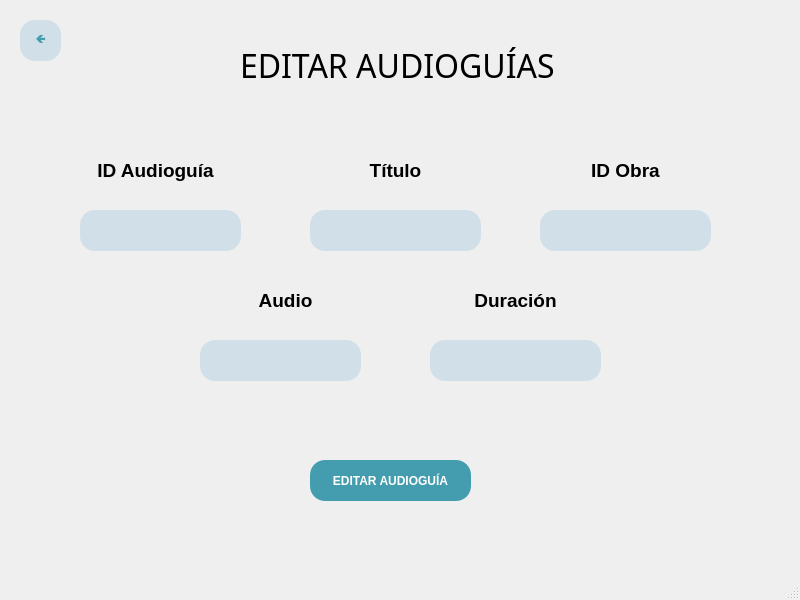
<?xml version="1.0" encoding="UTF-8"?>
<ui version="4.0">
 <class>MainWindow</class>
 <widget class="QMainWindow" name="MainWindow">
  <property name="geometry">
   <rect>
    <x>0</x>
    <y>0</y>
    <width>800</width>
    <height>600</height>
   </rect>
  </property>
  <property name="windowTitle">
   <string>MainWindow</string>
  </property>
  <widget class="QWidget" name="centralwidget">
   <widget class="QPushButton" name="BotonEditarAudioguia">
    <property name="geometry">
     <rect>
      <x>310</x>
      <y>460</y>
      <width>161</width>
      <height>41</height>
     </rect>
    </property>
    <property name="palette">
     <palette>
      <active>
       <colorrole role="WindowText">
        <brush brushstyle="SolidPattern">
         <color alpha="255">
          <red>255</red>
          <green>255</green>
          <blue>255</blue>
         </color>
        </brush>
       </colorrole>
       <colorrole role="Button">
        <brush brushstyle="SolidPattern">
         <color alpha="255">
          <red>67</red>
          <green>157</green>
          <blue>175</blue>
         </color>
        </brush>
       </colorrole>
       <colorrole role="Text">
        <brush brushstyle="SolidPattern">
         <color alpha="255">
          <red>255</red>
          <green>255</green>
          <blue>255</blue>
         </color>
        </brush>
       </colorrole>
       <colorrole role="ButtonText">
        <brush brushstyle="SolidPattern">
         <color alpha="255">
          <red>255</red>
          <green>255</green>
          <blue>255</blue>
         </color>
        </brush>
       </colorrole>
       <colorrole role="Base">
        <brush brushstyle="SolidPattern">
         <color alpha="255">
          <red>67</red>
          <green>157</green>
          <blue>175</blue>
         </color>
        </brush>
       </colorrole>
       <colorrole role="Window">
        <brush brushstyle="SolidPattern">
         <color alpha="255">
          <red>67</red>
          <green>157</green>
          <blue>175</blue>
         </color>
        </brush>
       </colorrole>
      </active>
      <inactive>
       <colorrole role="WindowText">
        <brush brushstyle="SolidPattern">
         <color alpha="255">
          <red>255</red>
          <green>255</green>
          <blue>255</blue>
         </color>
        </brush>
       </colorrole>
       <colorrole role="Button">
        <brush brushstyle="SolidPattern">
         <color alpha="255">
          <red>67</red>
          <green>157</green>
          <blue>175</blue>
         </color>
        </brush>
       </colorrole>
       <colorrole role="Text">
        <brush brushstyle="SolidPattern">
         <color alpha="255">
          <red>255</red>
          <green>255</green>
          <blue>255</blue>
         </color>
        </brush>
       </colorrole>
       <colorrole role="ButtonText">
        <brush brushstyle="SolidPattern">
         <color alpha="255">
          <red>255</red>
          <green>255</green>
          <blue>255</blue>
         </color>
        </brush>
       </colorrole>
       <colorrole role="Base">
        <brush brushstyle="SolidPattern">
         <color alpha="255">
          <red>67</red>
          <green>157</green>
          <blue>175</blue>
         </color>
        </brush>
       </colorrole>
       <colorrole role="Window">
        <brush brushstyle="SolidPattern">
         <color alpha="255">
          <red>67</red>
          <green>157</green>
          <blue>175</blue>
         </color>
        </brush>
       </colorrole>
      </inactive>
      <disabled>
       <colorrole role="WindowText">
        <brush brushstyle="SolidPattern">
         <color alpha="255">
          <red>255</red>
          <green>255</green>
          <blue>255</blue>
         </color>
        </brush>
       </colorrole>
       <colorrole role="Button">
        <brush brushstyle="SolidPattern">
         <color alpha="255">
          <red>67</red>
          <green>157</green>
          <blue>175</blue>
         </color>
        </brush>
       </colorrole>
       <colorrole role="Text">
        <brush brushstyle="SolidPattern">
         <color alpha="255">
          <red>255</red>
          <green>255</green>
          <blue>255</blue>
         </color>
        </brush>
       </colorrole>
       <colorrole role="ButtonText">
        <brush brushstyle="SolidPattern">
         <color alpha="255">
          <red>255</red>
          <green>255</green>
          <blue>255</blue>
         </color>
        </brush>
       </colorrole>
       <colorrole role="Base">
        <brush brushstyle="SolidPattern">
         <color alpha="255">
          <red>67</red>
          <green>157</green>
          <blue>175</blue>
         </color>
        </brush>
       </colorrole>
       <colorrole role="Window">
        <brush brushstyle="SolidPattern">
         <color alpha="255">
          <red>67</red>
          <green>157</green>
          <blue>175</blue>
         </color>
        </brush>
       </colorrole>
      </disabled>
     </palette>
    </property>
    <property name="cursor">
     <cursorShape>PointingHandCursor</cursorShape>
    </property>
    <property name="styleSheet">
     <string notr="true">background-color: rgb(67, 157, 175);
color: rgb(255, 255, 255);
font-weight: bold;
font-family: 'Verdana';
border-radius: 15px;</string>
    </property>
    <property name="text">
     <string>EDITAR AUDIOGUÍA</string>
    </property>
   </widget>
   <widget class="QLabel" name="Titulo">
    <property name="geometry">
     <rect>
      <x>240</x>
      <y>20</y>
      <width>351</width>
      <height>91</height>
     </rect>
    </property>
    <property name="font">
     <font>
      <family>Bell MT</family>
      <pointsize>24</pointsize>
      <weight>50</weight>
      <bold>false</bold>
     </font>
    </property>
    <property name="text">
     <string>EDITAR AUDIOGUÍAS</string>
    </property>
   </widget>
   <widget class="QLineEdit" name="IDObra_entrada">
    <property name="geometry">
     <rect>
      <x>540</x>
      <y>210</y>
      <width>171</width>
      <height>41</height>
     </rect>
    </property>
    <property name="styleSheet">
     <string notr="true">border-radius: 15px;
background-color: rgb(208, 223, 232);</string>
    </property>
   </widget>
   <widget class="QLineEdit" name="Audio_entrada">
    <property name="geometry">
     <rect>
      <x>200</x>
      <y>340</y>
      <width>161</width>
      <height>41</height>
     </rect>
    </property>
    <property name="styleSheet">
     <string notr="true">border-radius: 15px;
background-color: rgb(208, 223, 232);</string>
    </property>
   </widget>
   <widget class="QLineEdit" name="Titulo_entrada">
    <property name="geometry">
     <rect>
      <x>310</x>
      <y>210</y>
      <width>171</width>
      <height>41</height>
     </rect>
    </property>
    <property name="styleSheet">
     <string notr="true">border-radius: 15px;
background-color: rgb(208, 223, 232);</string>
    </property>
   </widget>
   <widget class="QLabel" name="label">
    <property name="geometry">
     <rect>
      <x>50</x>
      <y>150</y>
      <width>211</width>
      <height>41</height>
     </rect>
    </property>
    <property name="text">
     <string>&lt;html&gt;&lt;head/&gt;&lt;body&gt;&lt;p align=&quot;center&quot;&gt;&lt;span style=&quot; font-size:14pt; font-weight:600;&quot;&gt;ID Audioguía&lt;/span&gt;&lt;/p&gt;&lt;/body&gt;&lt;/html&gt;</string>
    </property>
   </widget>
   <widget class="QLabel" name="label_2">
    <property name="geometry">
     <rect>
      <x>180</x>
      <y>280</y>
      <width>211</width>
      <height>41</height>
     </rect>
    </property>
    <property name="text">
     <string>&lt;html&gt;&lt;head/&gt;&lt;body&gt;&lt;p align=&quot;center&quot;&gt;&lt;span style=&quot; font-size:14pt; font-weight:600;&quot;&gt;Audio&lt;/span&gt;&lt;/p&gt;&lt;/body&gt;&lt;/html&gt;</string>
    </property>
   </widget>
   <widget class="QLabel" name="label_3">
    <property name="geometry">
     <rect>
      <x>290</x>
      <y>150</y>
      <width>211</width>
      <height>41</height>
     </rect>
    </property>
    <property name="text">
     <string>&lt;html&gt;&lt;head/&gt;&lt;body&gt;&lt;p align=&quot;center&quot;&gt;&lt;span style=&quot; font-size:14pt; font-weight:600;&quot;&gt;Título&lt;/span&gt;&lt;/p&gt;&lt;/body&gt;&lt;/html&gt;</string>
    </property>
   </widget>
   <widget class="QLabel" name="label_8">
    <property name="geometry">
     <rect>
      <x>410</x>
      <y>280</y>
      <width>211</width>
      <height>41</height>
     </rect>
    </property>
    <property name="text">
     <string>&lt;html&gt;&lt;head/&gt;&lt;body&gt;&lt;p align=&quot;center&quot;&gt;&lt;span style=&quot; font-size:14pt; font-weight:600;&quot;&gt;Duración&lt;/span&gt;&lt;/p&gt;&lt;/body&gt;&lt;/html&gt;</string>
    </property>
   </widget>
   <widget class="QLineEdit" name="IDIDAudioguia_entrada">
    <property name="geometry">
     <rect>
      <x>80</x>
      <y>210</y>
      <width>161</width>
      <height>41</height>
     </rect>
    </property>
    <property name="styleSheet">
     <string notr="true">border-radius: 15px;
background-color: rgb(208, 223, 232);</string>
    </property>
   </widget>
   <widget class="QLabel" name="label_4">
    <property name="geometry">
     <rect>
      <x>520</x>
      <y>150</y>
      <width>211</width>
      <height>41</height>
     </rect>
    </property>
    <property name="text">
     <string>&lt;html&gt;&lt;head/&gt;&lt;body&gt;&lt;p align=&quot;center&quot;&gt;&lt;span style=&quot; font-size:14pt; font-weight:600;&quot;&gt;ID Obra&lt;/span&gt;&lt;/p&gt;&lt;/body&gt;&lt;/html&gt;</string>
    </property>
   </widget>
   <widget class="QLineEdit" name="Duracion_entrada">
    <property name="geometry">
     <rect>
      <x>430</x>
      <y>340</y>
      <width>171</width>
      <height>41</height>
     </rect>
    </property>
    <property name="styleSheet">
     <string notr="true">border-radius: 15px;
background-color: rgb(208, 223, 232);</string>
    </property>
   </widget>
   <widget class="QPushButton" name="BotonHome">
    <property name="geometry">
     <rect>
      <x>20</x>
      <y>20</y>
      <width>41</width>
      <height>41</height>
     </rect>
    </property>
    <property name="palette">
     <palette>
      <active>
       <colorrole role="WindowText">
        <brush brushstyle="SolidPattern">
         <color alpha="255">
          <red>67</red>
          <green>157</green>
          <blue>175</blue>
         </color>
        </brush>
       </colorrole>
       <colorrole role="Button">
        <brush brushstyle="SolidPattern">
         <color alpha="255">
          <red>208</red>
          <green>223</green>
          <blue>232</blue>
         </color>
        </brush>
       </colorrole>
       <colorrole role="Text">
        <brush brushstyle="SolidPattern">
         <color alpha="255">
          <red>67</red>
          <green>157</green>
          <blue>175</blue>
         </color>
        </brush>
       </colorrole>
       <colorrole role="ButtonText">
        <brush brushstyle="SolidPattern">
         <color alpha="255">
          <red>67</red>
          <green>157</green>
          <blue>175</blue>
         </color>
        </brush>
       </colorrole>
       <colorrole role="Base">
        <brush brushstyle="SolidPattern">
         <color alpha="255">
          <red>208</red>
          <green>223</green>
          <blue>232</blue>
         </color>
        </brush>
       </colorrole>
       <colorrole role="Window">
        <brush brushstyle="SolidPattern">
         <color alpha="255">
          <red>208</red>
          <green>223</green>
          <blue>232</blue>
         </color>
        </brush>
       </colorrole>
      </active>
      <inactive>
       <colorrole role="WindowText">
        <brush brushstyle="SolidPattern">
         <color alpha="255">
          <red>67</red>
          <green>157</green>
          <blue>175</blue>
         </color>
        </brush>
       </colorrole>
       <colorrole role="Button">
        <brush brushstyle="SolidPattern">
         <color alpha="255">
          <red>208</red>
          <green>223</green>
          <blue>232</blue>
         </color>
        </brush>
       </colorrole>
       <colorrole role="Text">
        <brush brushstyle="SolidPattern">
         <color alpha="255">
          <red>67</red>
          <green>157</green>
          <blue>175</blue>
         </color>
        </brush>
       </colorrole>
       <colorrole role="ButtonText">
        <brush brushstyle="SolidPattern">
         <color alpha="255">
          <red>67</red>
          <green>157</green>
          <blue>175</blue>
         </color>
        </brush>
       </colorrole>
       <colorrole role="Base">
        <brush brushstyle="SolidPattern">
         <color alpha="255">
          <red>208</red>
          <green>223</green>
          <blue>232</blue>
         </color>
        </brush>
       </colorrole>
       <colorrole role="Window">
        <brush brushstyle="SolidPattern">
         <color alpha="255">
          <red>208</red>
          <green>223</green>
          <blue>232</blue>
         </color>
        </brush>
       </colorrole>
      </inactive>
      <disabled>
       <colorrole role="WindowText">
        <brush brushstyle="SolidPattern">
         <color alpha="255">
          <red>67</red>
          <green>157</green>
          <blue>175</blue>
         </color>
        </brush>
       </colorrole>
       <colorrole role="Button">
        <brush brushstyle="SolidPattern">
         <color alpha="255">
          <red>208</red>
          <green>223</green>
          <blue>232</blue>
         </color>
        </brush>
       </colorrole>
       <colorrole role="Text">
        <brush brushstyle="SolidPattern">
         <color alpha="255">
          <red>67</red>
          <green>157</green>
          <blue>175</blue>
         </color>
        </brush>
       </colorrole>
       <colorrole role="ButtonText">
        <brush brushstyle="SolidPattern">
         <color alpha="255">
          <red>67</red>
          <green>157</green>
          <blue>175</blue>
         </color>
        </brush>
       </colorrole>
       <colorrole role="Base">
        <brush brushstyle="SolidPattern">
         <color alpha="255">
          <red>208</red>
          <green>223</green>
          <blue>232</blue>
         </color>
        </brush>
       </colorrole>
       <colorrole role="Window">
        <brush brushstyle="SolidPattern">
         <color alpha="255">
          <red>208</red>
          <green>223</green>
          <blue>232</blue>
         </color>
        </brush>
       </colorrole>
      </disabled>
     </palette>
    </property>
    <property name="cursor">
     <cursorShape>PointingHandCursor</cursorShape>
    </property>
    <property name="styleSheet">
     <string notr="true">background-color: rgb(208, 223, 232);
color:rgb(67, 157, 175);
font-weight: bold;
font-family: 'Verdana';
border-radius: 15px;</string>
    </property>
    <property name="text">
     <string>🡸</string>
    </property>
   </widget>
  </widget>
  <widget class="QMenuBar" name="menubar">
   <property name="geometry">
    <rect>
     <x>0</x>
     <y>0</y>
     <width>800</width>
     <height>21</height>
    </rect>
   </property>
  </widget>
  <widget class="QStatusBar" name="statusbar"/>
 </widget>
 <resources/>
 <connections/>
</ui>
